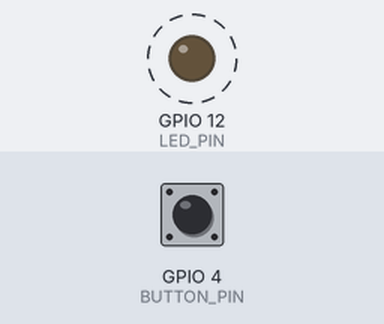
Bench run of a program on a simulated ESP32. Parts: output pins drawn as LEDs (lit = HIGH). Dashed ring = blinking. The inputs (shaded band) are chosen by the test bench; at power-on: GPIO 4 (BUTTON_PIN) HIGH. What the program prints to the serial monitor is not drawn.

Above: at 1.2 s.
1.3 s: GPIO 4 (BUTTON_PIN) pulled LOW for 0.15 s
Timing chart, 0 to 10.3 s (numbered marks = the images above; inputs shaded):
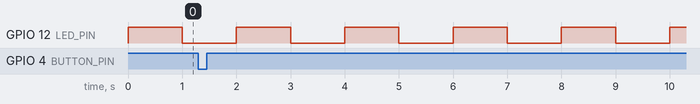

Measured:
- by itself, GPIO 12 (LED_PIN): alternates HIGH for 1.0 s and LOW for 1.0 s

The program:

main.cpp
```cpp
/*
  * Exercício de utilização de Task Notification no lugar de semáforos binário e contador
  * Implementar e criar diferentes taskNotifications no lugar de semáforos
  * Nesse caso, as task notifications estão sendo usados para SINCRONIZAÇÂO de tarefas
*/

/* Biblioteca Arduino*/
#include <Arduino.h>

/* Uso da API do freeRTOS*/
#include <freertos/FreeRTOS.h>
#include <freertos/task.h>

/* Defines*/
#define LED_PIN 12
#define PONT_PIN 13
#define BUTTON_PIN 4

/* Prototypes das tasks */
void vTaskADC(void *pvParameters);
void vTaskButton(void *pvParameters);

/* Prototypes dos tratadores de interrupção*/
void handleISRButton();

/* Handles das tasks*/
TaskHandle_t xHandleTaskADC = NULL;
TaskHandle_t xHandleTaskButton = NULL;

void setup() {

  // Configuração do monitor serial
  Serial.begin(115200);

  // Configuração do pino de LED
  pinMode(LED_PIN, OUTPUT);

  /*
    * Configuração do pino de entrada do botão, com resistor de pull up (da própria placa)
    * Necessária para possibilitar a interrupção
  */
  pinMode(BUTTON_PIN, INPUT_PULLUP);

  // Configuração do pino de ADC
  pinMode(PONT_PIN, INPUT);

  // Criação de interrupções
  attachInterrupt(digitalPinToInterrupt(BUTTON_PIN), handleISRButton, FALLING);

  // Criação das tasks
  if(xTaskCreate(vTaskADC, "TASK_ADC", configMINIMAL_STACK_SIZE + 1024, NULL, 2, &xHandleTaskADC) != pdPASS){
    Serial.println("Falha na criação da TASK1");
    while(1);
  }
  if(xTaskCreate(vTaskButton, "TASK_BUTTON", configMINIMAL_STACK_SIZE + 1024, NULL, 1, &xHandleTaskButton) != pdPASS){
    Serial.println("Falha na criação da TASK1");
    while(1);
  }
}

void loop() {

  // Acendimento de LED
  digitalWrite(LED_PIN, !digitalRead(LED_PIN));
  vTaskDelay(pdMS_TO_TICKS(1000));
}

/* Definição dos tratadores de interrupção*/
void handleISRButton(){

  BaseType_t HighPriorityTaskWoken = pdTRUE;

  // Envio de Task Notifications
  vTaskNotifyGiveFromISR(xHandleTaskADC, &HighPriorityTaskWoken);
  if(HighPriorityTaskWoken == pdTRUE){
    portYIELD_FROM_ISR();
  }

  vTaskNotifyGiveFromISR(xHandleTaskButton, &HighPriorityTaskWoken);
  if(HighPriorityTaskWoken == pdTRUE){
    portYIELD_FROM_ISR();
  }

}

/* Definição das Tasks*/

void vTaskADC(void *pvParameters){

  // Variável de armazenamento do valor recebido da fila
  int adcVal = 0;

  while(1){
    // Espera (bloqueada) pelo envio da task notification, com o efeito de clear após o recebimento
    ulTaskNotifyTake(pdTRUE, portMAX_DELAY);

    // Estando com o semáforo, faz leitura adc do potenciômetro
    Serial.println("TASK1: adcVal = " + String(analogRead(PONT_PIN)));

    // Evita mostrar vários valores devido ao efeito de baucing
    vTaskDelay(pdMS_TO_TICKS(1000));
  }
}

void vTaskButton(void *pvParameters){

  // Variável de armazenamento do valor recebido da fila
  int cont = 0;

  while(1){

    // Espera (bloqueada) pelo envio da task notification, com efeito de decremento após o recebimento
    cont = ulTaskNotifyTake(pdFAIL, portMAX_DELAY);

    // Estando com o semáforo, incrementa acionamentos do botão
    Serial.println("TASK2: butonCounter = " + String(cont));

    // Delay de tratamento da liberação do semáforo contador
    vTaskDelay(pdMS_TO_TICKS(20));
  }
}
```
